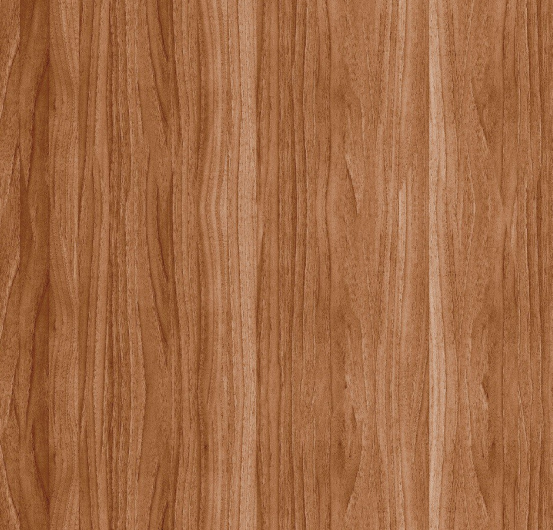
#> input picture assets/wood.jpg, 1105 x 1060 px (shown at 1/2 size)
$ python blinnphongtex.py
#> lines starting #> are read from the running program, lines starting #| are printed output that depends on the picture
import numpy as np
from matplotlib import pyplot as plt
import math

from threading import Thread

tex = plt.imread("assets/wood.jpg").copy()
#> tex is the input picture: shape (1060, 1105, 3); mean R, G, B 162.9, 106.6, 68.2
tex_w = len(tex[0])
#> tex_w = 1105
tex_h = len(tex)
#> tex_h = 1060


def getTexVal(tex, x, y):
    tex_w = len(tex[0])
    tex_h = len(tex)

    if x < 0 or y < 0 or x >= tex_w or y >= tex_h:
        return 0
    return tex[y][x] / 255


def getTexValI(tex, x, y):
    tex_w = len(tex[0])
    tex_h = len(tex)
    x *= tex_w
    y *= tex_h
    x0 = math.floor(x)
    y0 = math.floor(y)
    x1 = x0 + 1
    y1 = y0 + 1
    dx = x - x0
    dy = y - y0
    c00 = getTexVal(tex, x0, y0)
    c01 = getTexVal(tex, x0, y1)
    c10 = getTexVal(tex, x1, y0)
    c11 = getTexVal(tex, x1, y1)
    w00 = (1 - dx) * (1-dy)
    w01 = (1 - dx) * dy
    w10 = dx * (1-dy)
    w11 = dx * dy
    return w00 * c00 + w01 * c01 + w10 * c10 + w11 * c11


a = 400
mid = a//2
img_w = a
img_h = a
r = a * 0.4

img = [[np.array([0, 0, 0]) for j in range(img_w)] for i in range(img_h)]

l = np.array([-1., 1., 1.])
l /= np.linalg.norm(l, ord=2)

e = np.array([0, 0, 1])

diff = 0.7
spec = 0.5
spow = 10
ambi = 0.1

# def RenderLineRange(l_start, l_stop):
    # for i in range(l_start, l_stop):

for i in range(img_h):
    for j in range(img_w):
        x = (j-mid) / r
        y = -(i-mid) / r
        if x*x+y*y < 1:
            z = (1-x**2-y**2)**0.5
            n = np.array([x, y, z])
            h = l+e
            h /= np.linalg.norm(h, ord=2)
            tex_u = math.acos(x) / math.acos(-1)
            tex_v = math.acos(y) / math.acos(-1)
            diff_tex_val = getTexValI(tex, tex_u, tex_v)
            c = ambi * np.array([1, 1, 1]) + diff * diff_tex_val * max(0, np.dot(n, l)) + \
                spec * np.array([1, 1, 1]) * (max(0, np.dot(n, h)) ** spow)
            img[i][j] = c
#> this loop made 400 passes


# [12 lines of commented-out code are left out]

plt.imshow(img, cmap='gray', vmin=0, vmax=1)

plt.show()
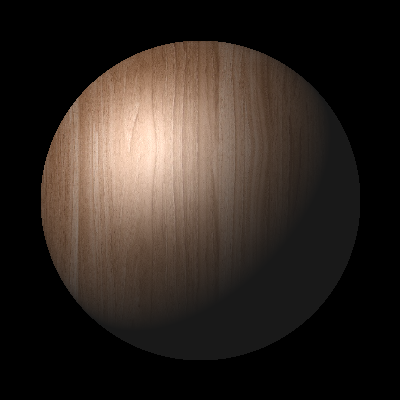
#> shown: shape (400, 400, 3) float64; mean R, G, B 0.19, 0.156, 0.133

$ run again, with assets/envmap.jfif saved as assets/wood.jpg
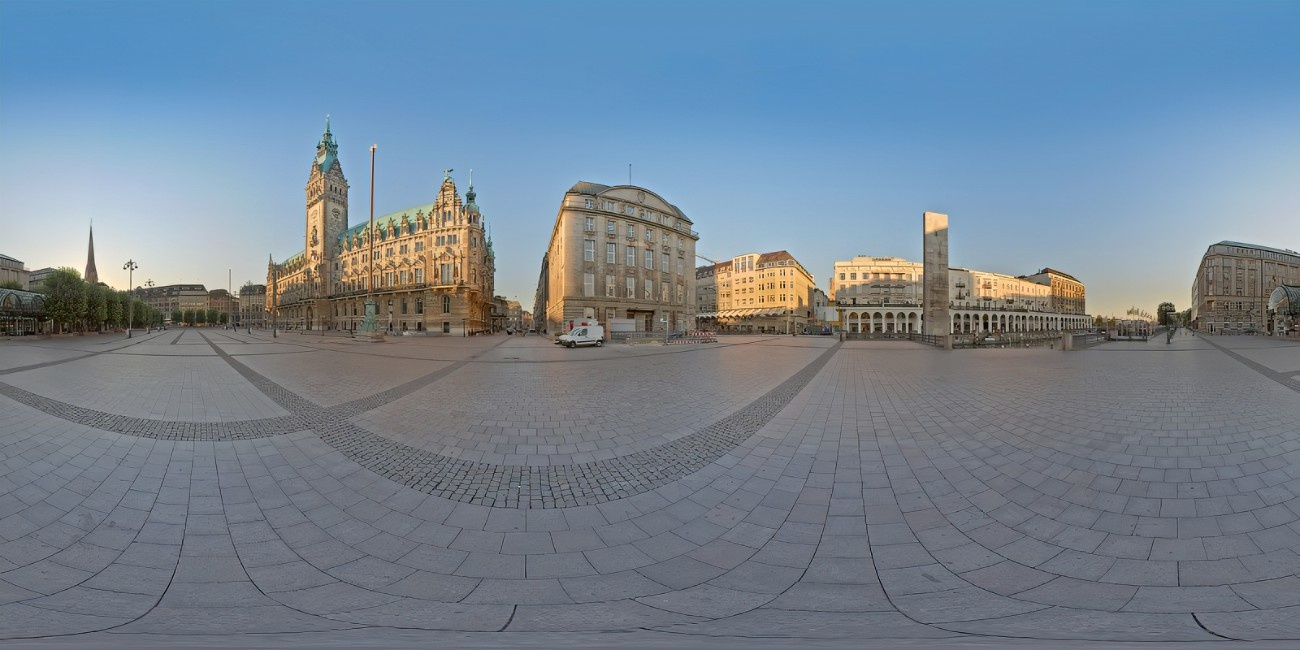
#> input picture assets/envmap.jfif, 1300 x 650 px
#> tex is the input picture: shape (650, 1300, 3); mean R, G, B 115.8, 131.5, 146.7
#> `tex_w = len(tex[0])`: tex_w = 1300
#> `tex_h = len(tex)`: tex_h = 650
#> the loop `for i in range(img_h):` made 400 passes
#> `plt.show()`:
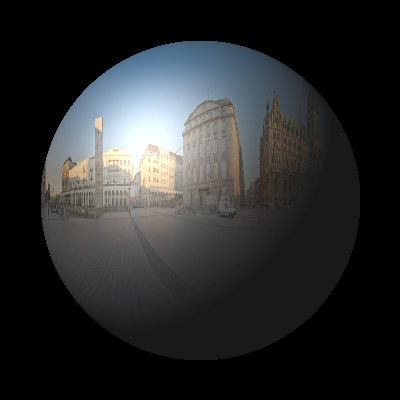
#> shown: shape (400, 400, 3) float64; mean R, G, B 0.166, 0.172, 0.175
